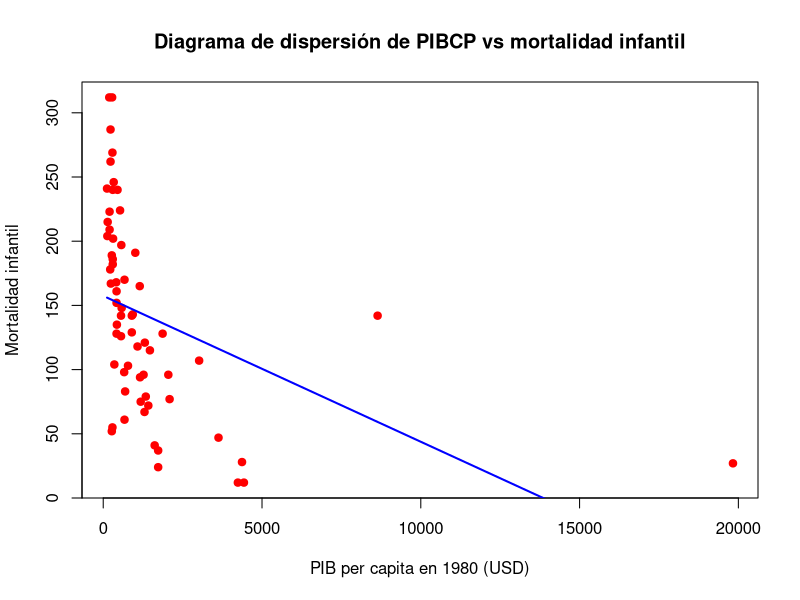

R code for this plot:
## ---- chunk 1
knitr::opts_chunk$set(echo = TRUE)
## ---- chunk 2
library(dplyr)

## ---- chunk 3
tabla<- read.csv("Practica3.csv")
head(tabla)
## ---- chunk 4
tabla0<-select(tabla, MI, PIBPC)
tabla1<- rename(tabla0, Y=MI, X1=PIBPC)
head(tabla1)


modelo <- lm(Y ~ X1, data = tabla1)
resumen <- summary(modelo)
resumen
## ---- chunk 5
B1<- 157.42
B2<- -0.011364
## ---- chunk 6
n <- length(tabla1$Y)
gl<- n-2
significancia<- .1
eeB1<- 9.845583
eeB2<- 0.003233

Area <- 1-(significancia/2)
Vqt <- qt(Area,gl)

# Para B1
Intervalo_confianza_B1n <- B1-eeB1*Vqt
Intervalo_confianza_B1n
Intervalo_confianza_B1p <- B1+eeB1*Vqt
Intervalo_confianza_B1p

# Para B2

Intervalo_confianza_B2n <- B2-eeB2*Vqt
Intervalo_confianza_B2n
Intervalo_confianza_B2p <- B2+eeB2*Vqt
Intervalo_confianza_B2p


## ---- chunk 7
Intervalos_confianza <- confint(modelo, level = .90)
Intervalos_confianza
## ---- chunk 8
# Generar el gráfico de dispersión
plot(tabla1$X1, tabla1$Y,
     xlab = "PIB per capita en 1980 (USD)", 
     ylab = "Mortalidad infantil", 
     main = "Diagrama de dispersión de PIBCP vs mortalidad infantil",
     pch=19, col="red")  


graficar_funcion <- function(B1, B2, X) {
  Y <- B1 + B2 * X
  lines(X, Y, type="l", col="blue", lwd=2)  
}

X <- tabla1$X1
graficar_funcion(B1, B2, X)  # Llamar a la función con B1 y B2 definidos


## ---- chunk 9
R<- 0.1662
## ---- chunk 10
tabla00<-select(tabla, MI, TAM, PIBPC)
tabla2<- rename(tabla00, Y=MI, X1=PIBPC, X2=TAM)
head(tabla2)
## ---- chunk 11
modelo2 <- lm(Y ~ X1 + X2, data = tabla2)
summary(modelo2)
## ---- chunk 12
B1<-263.641586
B2<--0.005647
B3<--2.231586
